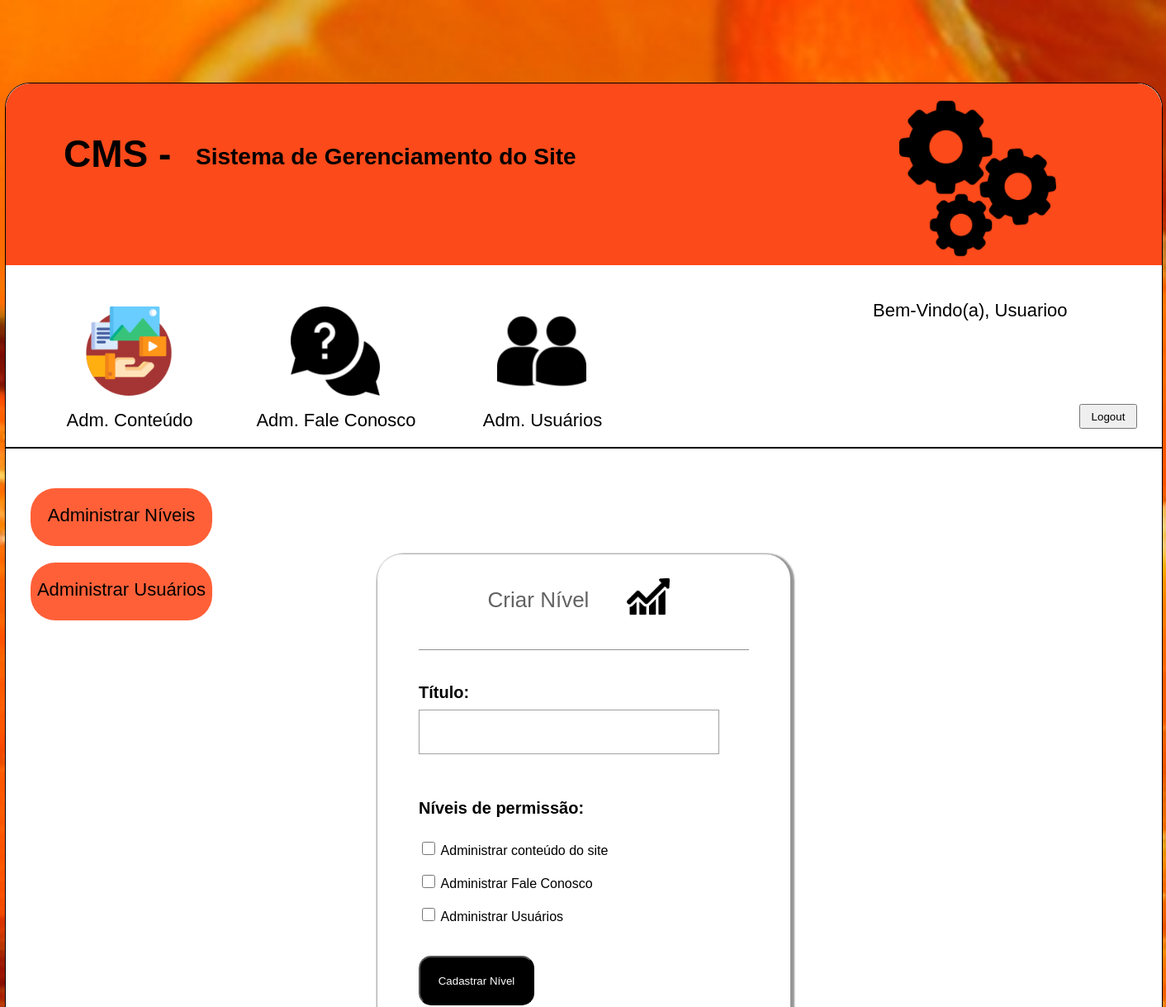
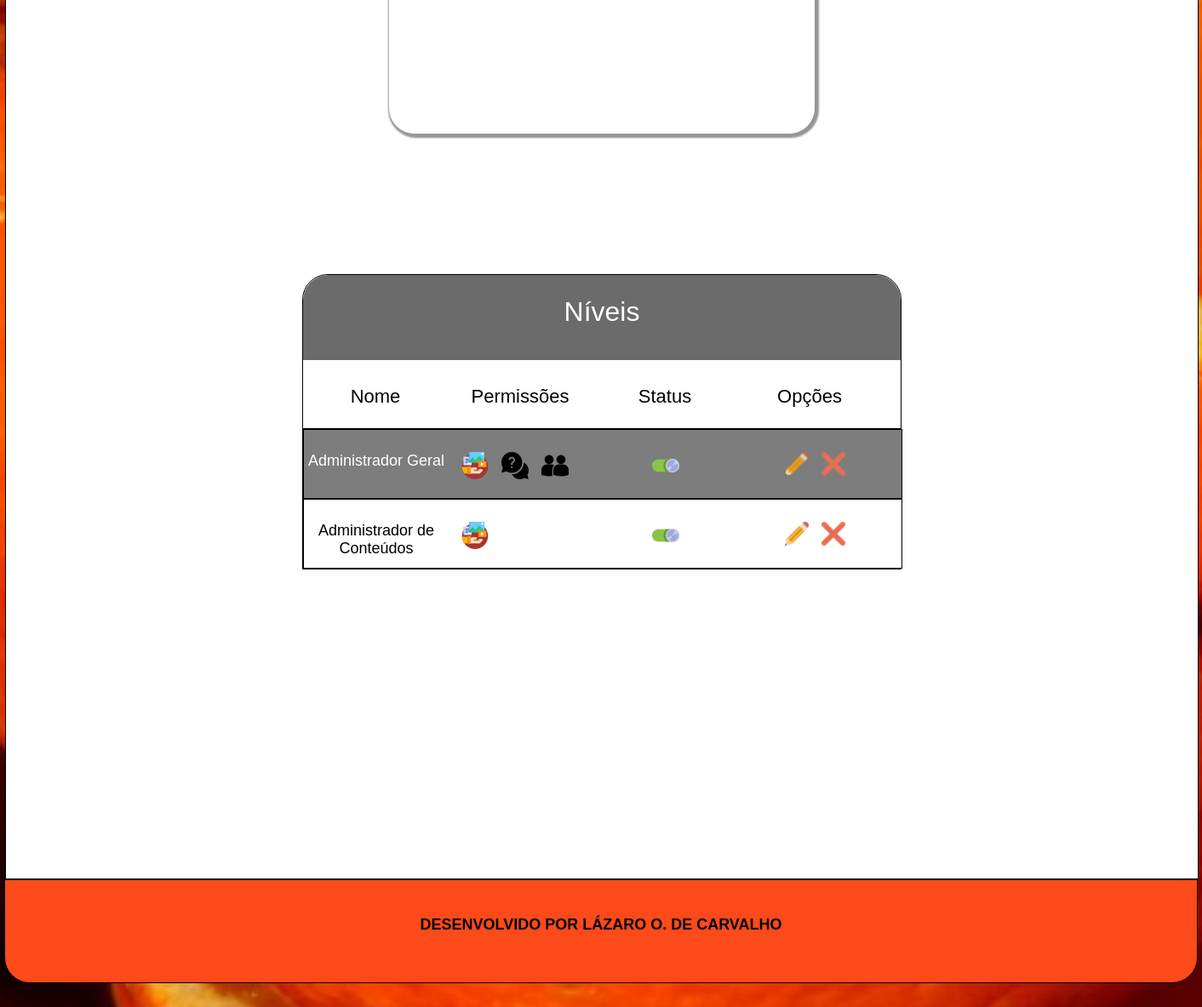
Page /cms/admNiveis.php (signed in) on the committed database (2 pictures, top to bottom).
### tables this page shows
CREATE TABLE `tblusuarios` (
  `id` int(11) NOT NULL AUTO_INCREMENT,
  `usuario` varchar(50) DEFAULT NULL,
  `nome` varchar(50) DEFAULT NULL,
  `email` varchar(50) DEFAULT NULL,
  `senha` varchar(50) DEFAULT NULL,
  `codnivel` int(11) DEFAULT NULL,
  `status` tinyint(1) DEFAULT NULL,
  PRIMARY KEY (`id`),
  KEY `codnivel` (`codnivel`),
  CONSTRAINT `tblusuarios_ibfk_1` FOREIGN KEY (`codnivel`) REFERENCES `tblniveis` (`id`)
);

CREATE TABLE `tblniveis` (
  `id` int(11) NOT NULL AUTO_INCREMENT,
  `nome` varchar(50) DEFAULT NULL,
  `adm_faleconosco` tinyint(1) DEFAULT NULL,
  `adm_conteudo` tinyint(1) DEFAULT NULL,
  `adm_usuarios` tinyint(1) DEFAULT NULL,
  `status_nivel` tinyint(1) DEFAULT NULL,
  PRIMARY KEY (`id`)
);

### cms/admNiveis.php (the view, shortened to what this page needs)
<?php
    require_once('modulos/footer.php');
    require_once('modulos/funcoes.php');
    $conexao = conexaoMysql();
    $elementoHtmlPermissoes = permissoesUsuario($conexao, $_SESSION['id_usuario']);
    $nomeNivel = (string) "";
    $checkedConteudo = (string) "";
    $checkedFaleConosco = (string) "";
    $checkedUsuarios = (string) "";
    $botao = "Cadastrar Nível";
?>
<!DOCTYPE html>
<html lang="pt-br">
    <head>
        <link rel="stylesheet" href="css/style.css">
    </head>
    <body>
        <div class="imagem_fundo">
            <section class="cms">
                <div class="conteudo center">
                    <div class="container_cms center">
                        <div class='container_cabecalho_cms'>
                            <div class='cms_titulo'>
                                <div class='container_titulo'>
                                    <div class='titulo'>
                                        <div class='cont_titulo'>
                                            <h1 class='titulo_style'> CMS - </h1>
                                        </div>
                                        <div class='cms_subtitulo'>
                                            <h2 class='subtitulo_style'>
                                                Sistema de Gerenciamento do Site
                                            </h2>
                                        </div>
                                    </div>
                                </div>
                                <div class='cms_imagem'>
                                </div>
                            </div>
                            <div class='cms_menu'>
                                <?=$elementoHtmlPermissoes;?>
                                <div class='container_logout'>
                                    <p class='text_logout'>
                                    <?php
                                        $sql = "SELECT * FROM tblusuarios WHERE id = ".$_SESSION['id_usuario'];
                                        $select = mysqli_query($conexao, $sql);
                                        if($rsUsuario = mysqli_fetch_array($select))
                                        {
                                    ?>
                                        Bem-Vindo(a), <?=$rsUsuario['nome'];?>
                                    <?php } ?>
                                    </p>
                                    <form name='frmformulario' method='post' action='bd/logout.php' class='input_logout'>
                                        <input name="btnLogout" type='submit' value='Logout' class='button_logout'>
                                    </form>
                                </div>
                            </div>
                        </div>
                        <div class="cms_conteudo" id="cms_conteudo_cadastro">
                            <div id="cont_cadastro_usuario">
                                <div id="cont_conteudo_all">
                                    <div class="container_menu">
                                        <ul class="menu">
                                            <li class="menu_itens">
                                                <a href="admNiveis.php">
                                                    Administrar Níveis
                                                </a>
                                            </li>
                                            <li class="menu_itens">
                                                <a href="admUsuarios.php">
                                                    Administrar Usuários
                                                </a>
                                            </li>
                                        </ul>
                                    </div>
                                    <div id="container_cadastro_niveis">
                                        <div class="center" id="container_niveis">
                                            <div class="center cont_titulo_cadastro">
                                                <div class="center titulo_contato">
                                                    <div class="center contato_texto">
                                                        Criar Nível
                                                    </div>
                                                    <div class="center img_contato" id="img_nivel">
                                                        <img src="icons/line-chart.png" class="icon_contato">
                                                    </div>
                                                </div>
                                            </div>
                                            <div class="center container_campos_cadastro">
                                                <form name="formularioNiveis" method="post" action="bd/salvarNiveis.php">
                                                    <div class="cont_campo_cadastro">
                                                        <div class="nome_campo_cadastro">
                                                            Título:
                                                        </div>
                                                        <div class="input_campo_cadastro">
                                                            <input name="nome_nivel" type="text" class="input_text" value="<?=$nomeNivel?>" maxlength="50" required>
                                                        </div>
                                                    </div>
                                                    <div id="cont_campo_nivel">
                                                        <div id="nome_campo_nivel">
                                                            Níveis de permissão:
                                                        </div>
                                                        <div id="cont_permissao">
                                                            <input type="checkbox" name="chk_admconteudo" class="chk_niveis" <?=$checkedConteudo;?> value="adm_conteudo">
                                                            <label>
                                                                Administrar conteúdo do site
                                                            </label>
                                                            <br>
                                                            <input type="checkbox" name="chk_faleconosco" class="chk_niveis" <?=$checkedFaleConosco;?> value="adm_faleconosco">
                                                             <label>
                                                                 Administrar Fale Conosco
                                                            </label>
                                                            <br>
                                                            <input type="checkbox" name="chk_usuarios" class="chk_niveis" <?=$checkedUsuarios;?> value="adm_usuarios"><label>
                                                            Administrar Usuários
                                                            </label>
                                                        </div>
                                                    </div>
                                                    <div class="botao_enviar">
                                                        <input type="submit" name="submitNiveis" value="<?=$botao?>" class="botao_submit" id="btn_niveis">
                                                    </div>
                                                </form>
                                            </div>
                                        </div>
                                    </div>
                                </div>
                                <div id="container_niveis_cadastrados">
                                    <div class="center" id="tabela_niveis_cadastrados">
                                        <div class="titulo_cadastrados">
                                            Níveis
                                        </div>
                                        <div class="cont_cedulas_tabela">
                                            <div class="nome_cedula">
                                                Nome
                                            </div>
                                            <div class="nome_cedula">
                                            Permissões
                                            </div>
                                            <div class="nome_cedula">
                                            Status
                                            </div>
                                            <div class="nome_cedula">
                                                Opções
                                            </div>
                                        </div>
                                        <?php
                                            $sql = "SELECT * FROM tblniveis";
                                            $select = mysqli_query($conexao, $sql);
                                            $contador = (int) 0;
                                            while($rsNiveis = mysqli_fetch_array($select))
                                            {
                                                $contador++;
                                                if($rsNiveis['adm_conteudo'] == 1)
                                                    $permissaoConteudoImagem = "<img src='icons/sharing-content.png' alt='Administrador de Conteúdo' class='imagens_permissao'>";
                                                else
                                                    $permissaoConteudoImagem = "";
                                                if($rsNiveis['adm_faleconosco'] == 1)
                                                    $permissaoFaleConoscoImagem = "<img src='icons/help.png' alt='Administrador do Fale Conosco'  class='imagens_permissao'>";
                                                else
                                                    $permissaoFaleConoscoImagem = "";
                                                if($rsNiveis['adm_usuarios'] == 1)
                                                    $permissaoUsuariosImagem = "<img src='icons/silhueta-de-usuarios-do-casal.png' alt='Administrador de Usuários'  class='imagens_permissao'>";
                                                else
                                                    $permissaoUsuariosImagem = "";
                                                if($contador % 2 == 0)
                                                    $corLinha = "listra_branca";
                                                else
                                                    $corLinha = "listra_negra";
                                        ?>
                                        <div class="container_dados_campo <?=$corLinha?>">
                                            <div class="campo_info">
                                                <?=$rsNiveis['nome']?>
                                            </div>
                                            <div class="campo_info">
                                                <div class="permissao">
                                                    <?=$permissaoConteudoImagem;?>
                                                    <?=$permissaoFaleConoscoImagem;?>
                                                    <?=$permissaoUsuariosImagem;?>
                                                </div>
                                            </div>
                                            <div class="campo_info">
                                                <?php
                                                    if($rsNiveis['status_nivel'] == 1) {
                                                ?>
                                                <a href="bd/modificarNiveis.php?codigo=<?=$rsNiveis['id']?>&modo=status&status=<?=$rsNiveis['status_nivel']?>">
                                                    <img src="icons/icons8-toggle-on-32.png" alt="Ativar">
                                                </a>
                                                <?php } else {?>
                                                    <a href="bd/modificarNiveis.php?codigo=<?=$rsNiveis['id']?>&modo=status&status=<?=$rsNiveis['status_nivel']?>">
                                                        <img src="icons/icons8-toggle-off-32.png" alt="Desativar">
                                                    </a>
                                                <?php } ?>
                                            </div>
                                            <div class="campo_info">
                                                <div class="opcoes_imagens">
                                                    <a href="admNiveis.php?modo=editar&codigo=<?=$rsNiveis['id'];?>">
                                                        <img src="icons/editar.png" class="imagens_opcoes">
                                                    </a>
                                                    <a onclick="return confirm('ATENÇÃO!!! Este nível pode estar associado a um ou mais usuários. Se você o excluir, estará excluindo todos os usuários associados a ele. Deseja realmente continuar?')" href="bd/modificarNiveis.php?modo=excluir&codigo=<?=$rsNiveis['id']?>">
                                                        <img src="icons/claro.png" class="imagens_opcoes">
                                                    </a>
                                                </div>
                                            </div>
                                        </div>
                                        <?php } ?>
                                    </div>
                                </div>
                            </div>
                        </div>
                    </div>
                </div>
            </section>
            <?=$footer;?>
        </div>
    </body>
</html>

### rows in the picture
tblusuarios: nome "Usuarioo"
tblniveis: nome "Administrador Geral", adm_conteudo 1 (drawn), adm_faleconosco 1 (drawn), adm_usuarios 1 (drawn), status_nivel 1 (drawn)
tblniveis: nome "Administrador de Conteúdos", adm_conteudo 1 (drawn), status_nivel 1 (drawn)
